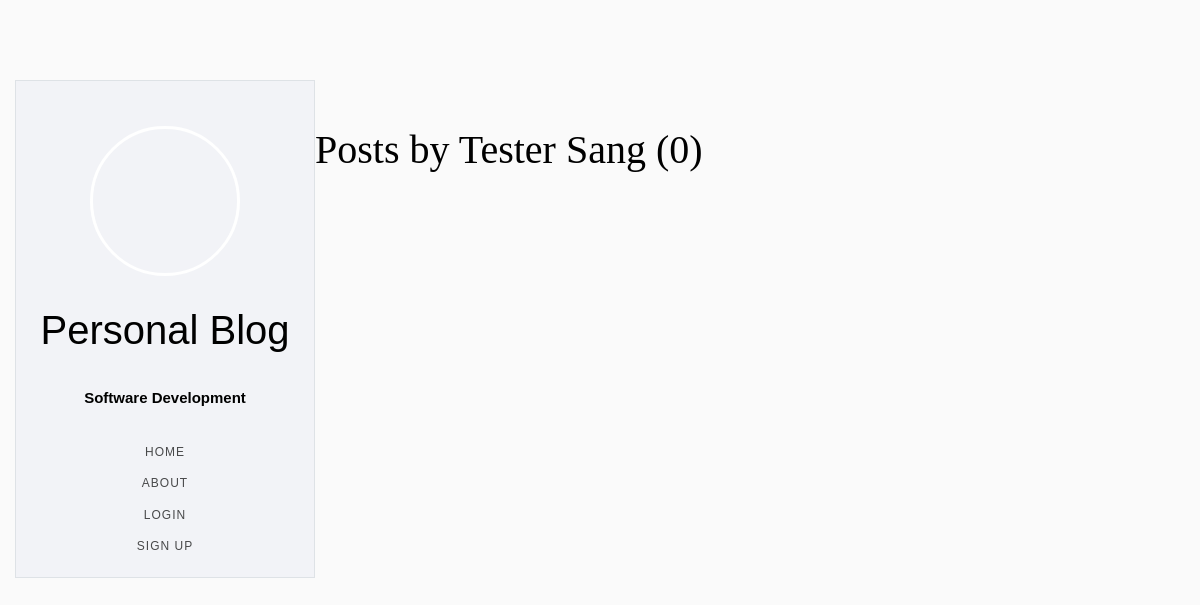
The app's page /user/Tester Sang, older data.
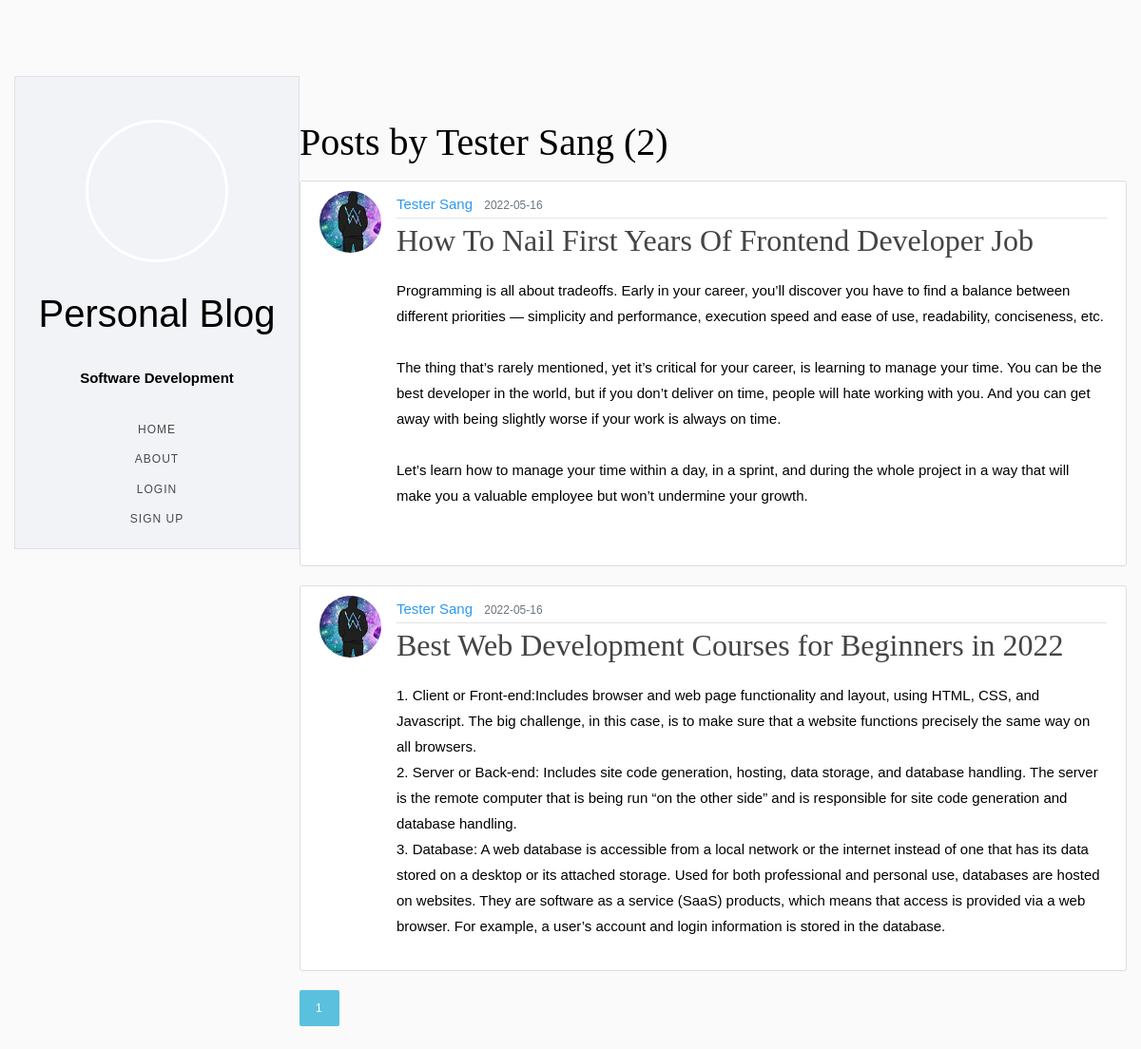
The same page, newer data.
### app/models.py (models this page shows, shortened)
class User(db.Model, UserMixin):
    id = db.Column(db.Integer, primary_key=True)
    username = db.Column(db.String(20), unique=True, nullable=False)
    email = db.Column(db.String(120), unique=True, nullable=False)
    image_file = db.Column(db.String(20), nullable=False, default='default.png')
    password = db.Column(db.String(60), nullable=False)
    posts = db.relationship('Post', backref='author', lazy=True)

class Post(db.Model):
    id = db.Column(db.Integer, primary_key=True)
    title = db.Column(db.String(100), nullable=False)
    date_posted = db.Column(db.DateTime, nullable=False, default=datetime.utcnow)
    content = db.Column(db.Text, nullable=False)
    user_id = db.Column(db.Integer, db.ForeignKey('user.id'), nullable=False)

### app/views.py (the view)
@app.route("/user/<string:username>")
def user_posts(username):
    page = request.args.get('page', 1, type=int)
    user = User.query.filter_by(username=username).first_or_404()
    posts = Post.query.filter_by(author=user)\
        .order_by(Post.date_posted.desc())\
        .paginate(page=page, per_page=5)
    return render_template('user_post.html', posts=posts, user=user)

### app/templates/user_post.html
{% extends "base.html" %}
{% block content %}
    <h1 class="mb-3">Posts by {{ user.username }} ({{ posts.total }})</h1>
    {% for post in posts.items %}
        <article class="media content-section">
          <img class="rounded-circle article-img" src="{{ url_for('static', filename='profile_pics/' + post.author.image_file) }}">
          <div class="media-body">
            <div class="article-metadata">
              <a class="mr-2" href="{{ url_for('user_posts', username=post.author.username) }}">{{ post.author.username }}</a>
              <small class="text-muted">{{ post.date_posted.strftime('%Y-%m-%d') }}</small>
            </div>
            <h2><a class="article-title" href="{{ url_for('post', post_id=post.id) }}">{{ post.title }}</a></h2>
            <p class="article-content">{{ post.content }}</p>
          </div>
        </article>
    {% endfor %}
    {% for page_num in posts.iter_pages(left_edge=1, right_edge=1, left_current=1, right_current=2) %}
      {% if page_num %}
        {% if posts.page == page_num %}
          <a class="btn btn-info mb-4" href="{{ url_for('user_posts', username=user.username, page=page_num) }}">{{ page_num }}</a>
        {% else %}
          <a class="btn btn-outline-info mb-4" href="{{ url_for('user_posts', username=user.username, page=page_num) }}">{{ page_num }}</a>
        {% endif %}
      {% else %}
        ...
      {% endif %}
    {% endfor %}
{% endblock content %}

### app/templates/base.html (shortened to what this page needs)
<!DOCTYPE html>
<html>
<head>
    <link rel="stylesheet" href="https://maxcdn.bootstrapcdn.com/bootstrap/4.0.0/css/bootstrap.min.css"
>
    <link rel="stylesheet" type="text/css" href="{{ url_for('static', filename='styles.css') }}">
    <link rel="stylesheet" type="text/css" href="{{ url_for('static', filename='animate.css') }}">
</head>
<body>
<div id="colorlib-page mt-0">
         <div class="container-wrap">
            <aside id="colorlib-aside" role="complementary" class="border js-fullheight">
               <div class="text-center">
                  <div class="author-img" style="background-image: url(images/IMG-20191106-WA0004.jpg);"></div>
                  <h1>Personal Blog</h1>
                  <p><strong>Software Development</strong></p>
               </div>
               <nav id="colorlib-main-menu" role="navigation" class="navbar">
                  <div id="navbar" class="collapse">
                     <ul>
                        <li><a href="{{ url_for('home') }}" data-nav-section="about">HOME</a></li>
                        <li><a href="{{ url_for('about') }}" data-nav-section="skills">About</a></li>
                     </ul>
                      <ul>
                           {% if current_user.is_authenticated %}
                          <li><a href="{{ url_for('new_post') }}" data-nav-section="experience">New Post</a></li>
                          <li><a href="{{ url_for('account') }}" data-nav-section="experience">Account</a></li>
                          <li><a href="{{ url_for('logout') }}" data-nav-section="experience">Logout</a></li>
                          {% else %}
                           <li><a href="{{ url_for('login') }}" data-nav-section="experience">Login</a></li>
                           <li><a href="{{ url_for('register') }}" data-nav-section="experience">Sign Up</a></li>
                          {% endif %}
                      </ul>
                  </div>
               </nav>
            </aside>
            <div id="colorlib-main">
                <main role="main" class="container">
      <div class="row">
        <div class="col-md-8">
        </div>
    </div>
    </main>
               <section class="colorlib-about" data-section="about">
                  <div class="colorlib-narrow-content">
                     <div class="row">
                        <div class="col-md-12">
                           <div class="row row-bottom-padded-sm animate-box" data-animate-effect="fadeInLeft">
                              <div class="col-md-12" style="margin-bottom: -30px">
                              </div>
                           </div>
                        </div>
                     </div>
                  </div>
               </section>
                 <section class="content">
                    {% block content %}{% endblock %}
               </section>
            </div>
         </div>
</div>
</body>
</html>

### app/static/styles.css (style rules this page uses)
body { background: #fafafa; color: #333333; margin-top: 5rem; }
h1, h2, h3, h4, h5, h6 { color: #444444; }
.content-section { background: #ffffff; padding: 10px 20px; border: 1px solid #dddddd; border-radius: 3px; margin-bottom: 20px; }
.article-title { color: #444444; }
.article-content { white-space: pre-line; }
.article-img { height: 65px; width: 65px; margin-right: 16px; }
.article-metadata { padding-bottom: 1px; margin-bottom: 4px; border-bottom: 1px solid #e3e3e3 }
body { font-family: "Quicksand", Arial, sans-serif; font-weight: 400; font-size: 15px; line-height: 1.8; color: rgba(0, 0, 0, 0.7); }
a { color: #2c98f0; -webkit-transition: 0.5s; -o-transition: 0.5s; transition: 0.5s; }
p { margin-bottom: 1.5em; color: black; font-family: 'Montserrat', sans-serif; }
h1, h4, h5, h6 { color: #000; font-family: "Playfair Display", Georgia, serif; font-weight: 400; margin: 0 0 30px 0; }
h2 { color: #000; font-family: "Playfair Display", Georgia, serif; font-weight: 200; margin: 0 0 20px 0; }
#colorlib-aside { padding-top: 3em; padding-bottom: 1px; float:left; width: 300px; position: fixed; z-index: 1001; background-color: #f2f3f7; -webkit-transition: 0.5s; -o-transition: 0.5s; transition: 0.5s; }
#colorlib-aside .author-img { width: 150px; height: 150px; margin: 0 auto; margin-bottom: 30px; -webkit-border-radius: 50%; -moz-border-radius: 50%; -ms-border-radius: 50%; border-radius: 50%; border: 3px solid white; }
#colorlib-aside h1 { color: #000; font-family: 'Raleway', sans-serif; }
#colorlib-aside #colorlib-main-menu { display: block; width: 100%; }
#colorlib-aside #colorlib-main-menu .collapse { display: block !important; }
#colorlib-aside #colorlib-main-menu ul { text-align: center; margin: 0; padding: 0; }
#colorlib-aside #colorlib-main-menu ul li { margin: 0 0 10px 0; padding: 0; list-style: none; font-size: 12px; font-weight: 500; text-transform: uppercase; letter-spacing: 1px; }
#colorlib-aside #colorlib-main-menu ul li a { color: rgba(0, 0, 0, 0.7); text-decoration: none; position: relative; padding: 10px 0; font-family: "Quicksand", Arial, sans-serif; -webkit-transition: 0.3s; -o-transition: 0.3s; transition: 0.3s; }
#colorlib-aside #colorlib-main-menu ul li a:after { content: ""; position: absolute; height: 1px; bottom: 7px; left: 0; right: 0; background-color: #2c98f0; visibility: hidden; -webkit-transform: scaleX(0); -moz-transform: scaleX(0); -ms-transform: scaleX(0); -o-transform: scaleX(0); transform: scaleX(0); -webkit-transition: all 0.3s cubic-bezier(0.175, 0.885, 0.32, 1.275); -moz-transition: all 0.3s cubic-bezier(0.175, 0.885, 0.32, 1.275); -ms-transition: all 0.3s cubic-bezier(0.175, 0.885, 0.32, 1.275); -o-transition: all 0.3s cubic-bezier(0.175, 0.885, 0.32, 1.275); transition: all 0.3s cubic-bezier(0.175, 0.885, 0.32, 1.275); }
.container-wrap { max-width: 1170px; margin: 0 auto; }
#colorlib-main { width: calc(100% - 300px); float: right; -webkit-transition: 0.5s; -o-transition: 0.5s; transition: 0.5s; }
.colorlib-narrow-content { padding: 0 4.5em; }
.colorlib-experience, .colorlib-skills, .colorlib-education, .colorlib-blog, .colorlib-work, .colorlib-about, .colorlib-installation, .colorlib-services, .colorlib-footer, .colorlib-contact { padding-top: 2em; padding-bottom: 0em; clear: both; width: 100%; display: block; }
.author-img { background-size: cover; background-position: center center; background-repeat: no-repeat; position: relative; }
.btn { margin-right: 4px; margin-bottom: 4px; font-family: "Quicksand", Arial, sans-serif; font-size: 12px; font-weight: 400; text-transform: uppercase; letter-spacing: 1px; -webkit-border-radius: 2px; -moz-border-radius: 2px; -ms-border-radius: 2px; border-radius: 2px; -webkit-transition: 0.5s; -o-transition: 0.5s; transition: 0.5s; padding: 8px 15px !important; }
.btn-info { background: #5bc0de; color: #fff; border: 2px solid #5bc0de; }
.row-bottom-padded-sm { padding-bottom: 1em; }

Row changes from the older to the newer data that the page shows:
added Post: image_file (picture), author.username "Tester Sang", date_posted "2022-05-16", title "How To Nail First Years Of Frontend Developer Job", content "Programming is all about tradeoffs. Early in your career, you’ll discover you have to find a balance between different priorities — simplicity and performance, execution speed and ease of use, readability, conciseness, etc. The thing that’s rarely mentioned, yet it’s critical for your career, is learning to manage your time. You can be the best developer in the world, but if you don’t deliver on time, people will hate working with you. And you can get away with being slightly worse if your work is always on time. Let’s learn how to manage your time within a day, in a sprint, and during the whole project in a way that will make you a valuable employee but won’t undermine your growth."
added Post: image_file (picture), author.username "Tester Sang", date_posted "2022-05-16", title "Best Web Development Courses for Beginners in 2022", content "1. Client or Front-end:Includes browser and web page functionality and layout, using HTML, CSS, and Javascript. The big challenge, in this case, is to make sure that a website functions precisely the same way on all browsers. 2. Server or Back-end: Includes site code generation, hosting, data storage, and database handling. The server is the remote computer that is being run “on the other side” and is responsible for site code generation and database handling. 3. Database: A web database is accessible from a local network or the internet instead of one that has its data stored on a desktop or its attached storage. Used for both professional and personal use, databases are hosted on…"
Text that changed along with them:
{{ posts.total }}: "0" → "2"
new list line: "1"
